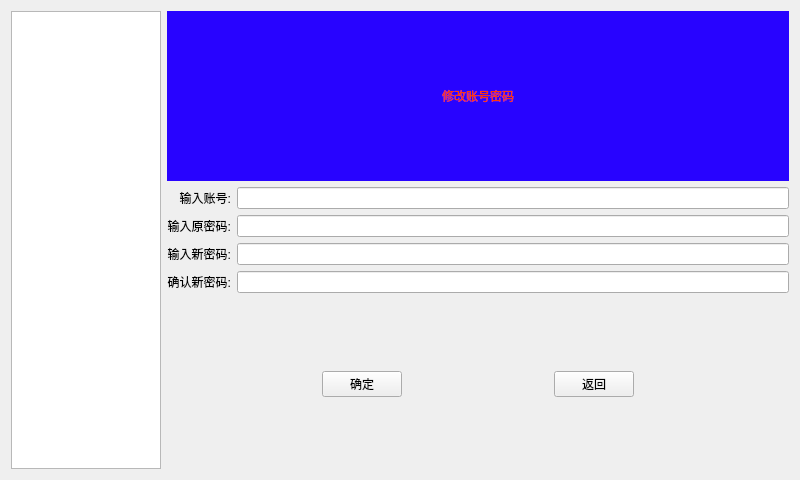
<?xml version="1.0" encoding="UTF-8"?>
<ui version="4.0">
 <class>AccountModify</class>
 <widget class="QWidget" name="AccountModify">
  <property name="geometry">
   <rect>
    <x>0</x>
    <y>0</y>
    <width>800</width>
    <height>480</height>
   </rect>
  </property>
  <property name="windowTitle">
   <string>Form</string>
  </property>
  <layout class="QGridLayout" name="gridLayout_4">
   <item row="0" column="0">
    <widget class="QTableWidget" name="tableWidget">
     <property name="maximumSize">
      <size>
       <width>150</width>
       <height>16777215</height>
      </size>
     </property>
    </widget>
   </item>
   <item row="0" column="1">
    <layout class="QGridLayout" name="gridLayout_3">
     <item row="1" column="0">
      <layout class="QGridLayout" name="gridLayout_2">
       <item row="0" column="0">
        <widget class="QLabel" name="label">
         <property name="text">
          <string>输入账号:</string>
         </property>
         <property name="alignment">
          <set>Qt::AlignRight|Qt::AlignTrailing|Qt::AlignVCenter</set>
         </property>
        </widget>
       </item>
       <item row="0" column="1">
        <widget class="QLineEdit" name="LE_OldUserName"/>
       </item>
       <item row="1" column="0">
        <widget class="QLabel" name="label_2">
         <property name="text">
          <string>输入原密码:</string>
         </property>
         <property name="alignment">
          <set>Qt::AlignRight|Qt::AlignTrailing|Qt::AlignVCenter</set>
         </property>
        </widget>
       </item>
       <item row="1" column="1">
        <widget class="QLineEdit" name="LE_OldPW"/>
       </item>
       <item row="2" column="0">
        <widget class="QLabel" name="label_3">
         <property name="text">
          <string>输入新密码:</string>
         </property>
         <property name="alignment">
          <set>Qt::AlignRight|Qt::AlignTrailing|Qt::AlignVCenter</set>
         </property>
        </widget>
       </item>
       <item row="2" column="1">
        <widget class="QLineEdit" name="LE_NewPW1"/>
       </item>
       <item row="3" column="0">
        <widget class="QLabel" name="label_4">
         <property name="text">
          <string>确认新密码:</string>
         </property>
         <property name="alignment">
          <set>Qt::AlignRight|Qt::AlignTrailing|Qt::AlignVCenter</set>
         </property>
        </widget>
       </item>
       <item row="3" column="1">
        <widget class="QLineEdit" name="LE_NewPW2"/>
       </item>
      </layout>
     </item>
     <item row="2" column="0">
      <widget class="QWidget" name="widget" native="true">
       <layout class="QGridLayout" name="gridLayout">
        <item row="0" column="0">
         <spacer name="horizontalSpacer">
          <property name="orientation">
           <enum>Qt::Horizontal</enum>
          </property>
          <property name="sizeHint" stdset="0">
           <size>
            <width>40</width>
            <height>20</height>
           </size>
          </property>
         </spacer>
        </item>
        <item row="0" column="2">
         <spacer name="horizontalSpacer_2">
          <property name="orientation">
           <enum>Qt::Horizontal</enum>
          </property>
          <property name="sizeHint" stdset="0">
           <size>
            <width>40</width>
            <height>20</height>
           </size>
          </property>
         </spacer>
        </item>
        <item row="0" column="1">
         <widget class="QPushButton" name="BtnOK">
          <property name="text">
           <string>确定</string>
          </property>
         </widget>
        </item>
        <item row="0" column="3">
         <widget class="QPushButton" name="BtnBack">
          <property name="text">
           <string>返回</string>
          </property>
         </widget>
        </item>
        <item row="0" column="4">
         <spacer name="horizontalSpacer_3">
          <property name="orientation">
           <enum>Qt::Horizontal</enum>
          </property>
          <property name="sizeHint" stdset="0">
           <size>
            <width>40</width>
            <height>20</height>
           </size>
          </property>
         </spacer>
        </item>
       </layout>
      </widget>
     </item>
     <item row="0" column="0">
      <widget class="QLabel" name="label_5">
       <property name="styleSheet">
        <string notr="true">font: 87 16pt &quot;Arial Black&quot;;
background-color: rgb(40, 3, 255);
color: rgb(255, 56, 7);</string>
       </property>
       <property name="text">
        <string>修改账号密码</string>
       </property>
       <property name="alignment">
        <set>Qt::AlignCenter</set>
       </property>
      </widget>
     </item>
    </layout>
   </item>
  </layout>
 </widget>
 <resources/>
 <connections/>
</ui>
